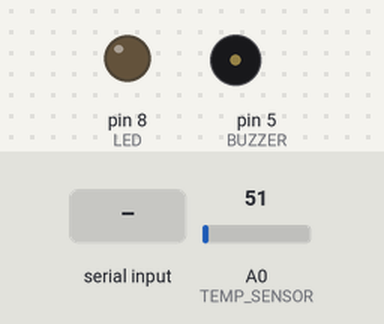
The sketch below on a simulated Arduino Uno, built with avr-gcc and run on an emulated ATmega328P. Shown: output pins drawn as LEDs (lit = HIGH), buzzer (waves = sounding). The inputs (shaded band) are chosen by the test bench; at power-on: A0 (TEMP_SENSOR) = 51. What the sketch prints to the serial monitor is not drawn.

Above: at 1.2 s.
1.3 s: "A" received over Serial
At 2.2 s:
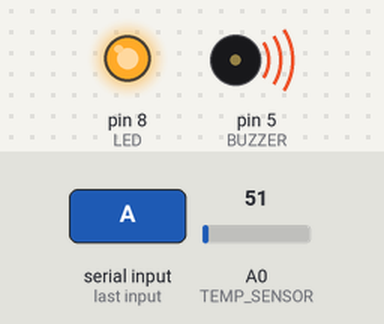
2.8 s: "T" received over Serial
Timing chart, 0 to 11.3 s (numbered marks = the images above; inputs shaded):
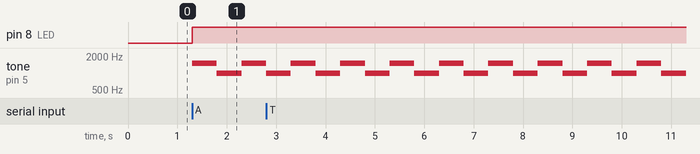

Measured:
- after the input at 1.3 s, pin 8 (LED): LOW → HIGH at once; tone on pin 5 (BUZZER): silent → 1500 Hz at once, → 1000 Hz 0.50 s later, → 1500 Hz 0.50 s later

The sketch:

test.ino
```cpp
#define LED 8         // LED connected to pin 8
#define BUZZER 5      // Buzzer connected to pin 5
#define TEMP_SENSOR A0 // Temperature sensor on A0

bool alarmActive = false;   // Flag to track alarm state
bool tempMonitorActive = false; // Flag to track temperature monitoring
unsigned long lastTempCheck = 0;
unsigned long lastAlarmToggle = 0;
const unsigned long tempInterval = 1000; // Check temperature every 1 second
const unsigned long alarmInterval = 500; // Change buzzer tone every 500 ms
int buzzerFrequency = 1000; // Initial buzzer frequency

void setup() {
  Serial.begin(9600);
  pinMode(LED, OUTPUT);
  pinMode(BUZZER, OUTPUT);
}

void loop() {
  if (Serial.available() > 0) {
    char command = Serial.read();
    if (command == 'A') {
      activateAlarm();
    } else if (command == 'a') {
      deactivateAlarm();
    } else if (command == 'T') {
      tempMonitorActive = true;
    } else if (command == 't') {
      tempMonitorActive = false;
    }
  }

  if (tempMonitorActive && millis() - lastTempCheck >= tempInterval) {
    lastTempCheck = millis();
    checkTemperature();
  }

  if (alarmActive && millis() - lastAlarmToggle >= alarmInterval) {
    lastAlarmToggle = millis();
    toggleAlarmSound();
  }
}

void checkTemperature() {
  int sensorValue = analogRead(TEMP_SENSOR);
  float voltage = sensorValue * (5.0 / 1023.0);
  float temperature = voltage * 100.0;
  Serial.println(temperature, 2);
}

void activateAlarm() {
  alarmActive = true;
  digitalWrite(LED, HIGH);  // Turn on LED
  tone(BUZZER, buzzerFrequency); // Start buzzer with initial frequency
}

void deactivateAlarm() {
  alarmActive = false;
  digitalWrite(LED, LOW);   // Turn off LED
  noTone(BUZZER);           // Turn off buzzer
}

void toggleAlarmSound() {
  // Alternate between two frequencies for a siren-like effect
  if (buzzerFrequency == 1000) {
    buzzerFrequency = 1500;
  } else {
    buzzerFrequency = 1000;
  }
  tone(BUZZER, buzzerFrequency); // Update buzzer frequency
}
```
